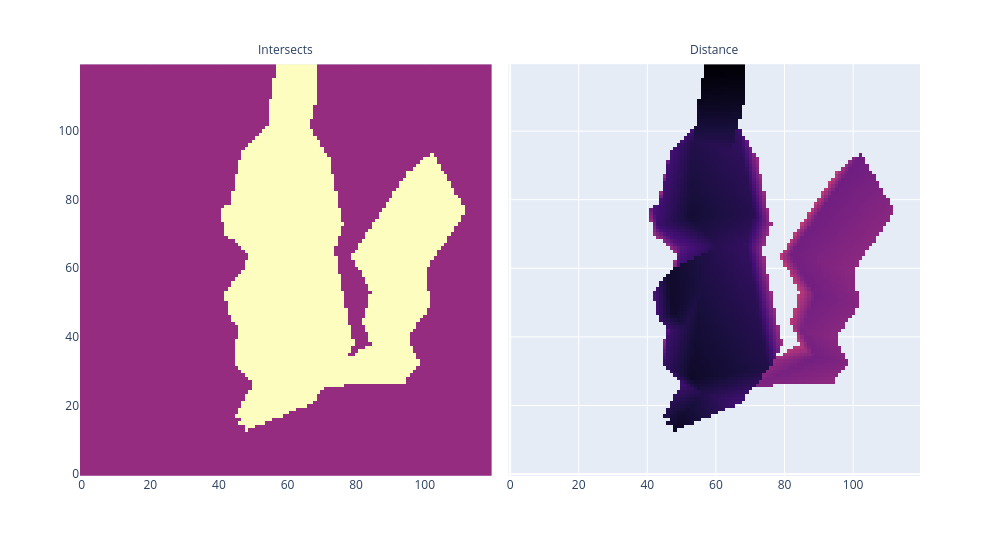

Write notebook code for a chart like this one.
### Markdown cell above
### Exercise - implement `raytrace_mesh`

> ```yaml
> Difficulty: 🔴🔴🔴⚪⚪
> Importance: 🔵🔵🔵🔵⚪
> 
> You should spend up to 20-25 minutes on this exercise.
> 
> This is the main function we've been building towards, and marks the end of the core exercises. If should involve a lot of repurposed code from the last excercise.
> ```

Implement `raytrace_mesh` and as before, reshape and visualize the output. Your Pikachu is centered on (0, 0, 0), so you'll want to slide the ray origin back to at least `x=-2` to see it properly.

Reminder - `t.linalg.solve` (and most batched operations) can accept multiple dimensions as being batch dims. Previously, you've just used `NR` (the number of rays) as the batch dimension, but you can also use `(NR, NT)` (the number of rays and triangles) as your batch dimensions, so you can solve for all rays and triangles at once.

### Code cell
def raytrace_mesh(
    rays: Float[Tensor, "nrays rayPoints=2 dims=3"],
    triangles: Float[Tensor, "ntriangles trianglePoints=3 dims=3"],
) -> Float[Tensor, " nrays"]:
    """
    For each ray, return the distance to the closest intersecting triangle, or infinity.
    """
    nrays = rays.shape[0]
    ntris = triangles.shape[0]
    rays = einops.repeat(rays, "nrays points dims -> nrays ntris points dims", ntris=ntris)
    triangles = einops.repeat(triangles, "ntris points dims -> nrays ntris points dims", nrays=nrays)
    A, B, C = triangles.unbind(dim=2) # (nrays, ntris, dims=3)
    O, D = rays.unbind(dim=2) # (nrays, ntris, dims=3)
    mats = t.stack([-D, B - A, C - A], dim=-1) # (nrays, ntris, dims=3, 3)
    singulars = t.linalg.det(mats) < 1e-8
    mats[singulars] = t.eye(3)
    vecs = O - A  # (nrays, ntris, dims=3)
    # Get solution for each ray tri intersection. Each have shape (nrays, ntris)
    ss, us, vs = t.linalg.solve(mats, vecs).unbind(dim=-1)
    invalids = ~((ss >= 0) & (us >= 0) & (vs >= 0) & (us + vs <= 1) & ~singulars)
    distances = O[...,0].squeeze(-1) + ss * D[...,0].squeeze(-1) 
    distances[invalids] = float('inf')
    return distances.min(dim=-1).values


num_pixels_y = 120
num_pixels_z = 120
y_limit = z_limit = 1

rays = make_rays_2d(num_pixels_y, num_pixels_z, y_limit, z_limit)
rays[:, 0] = t.tensor([-2, 0.0, 0.0])
dists = raytrace_mesh(rays, triangles)
intersects = t.isfinite(dists).view(num_pixels_y, num_pixels_z)
dists_square = dists.view(num_pixels_y, num_pixels_z)
img = t.stack([intersects, dists_square], dim=0)

fig = px.imshow(img, facet_col=0, origin="lower", color_continuous_scale="magma", width=1000)
fig.update_layout(coloraxis_showscale=False)
for i, text in enumerate(["Intersects", "Distance"]):
    fig.layout.annotations[i]["text"] = text
fig.show()

### Figure 1 — Plotly figure (JSON) as saved in the notebook; plotly's stock layout.template omitted (floating-point values rounded to 4 significant figures; data arrays with more than 128 entries replaced by an {"elided": "..."} marker saying what was removed)
{"data": [{"coloraxis": "coloraxis", "hovertemplate": "x: %{x}<br>y: %{y}<br>color: %{z}<extra></extra>", "name": "0", "type": "heatmap", "xaxis": "x", "yaxis": "y", "z": {"elided": "120x120 float values"}}, {"coloraxis": "coloraxis", "hovertemplate": "x: %{x}<br>y: %{y}<br>color: %{z}<extra></extra>", "name": "1", "type": "heatmap", "xaxis": "x2", "yaxis": "y2", "z": {"elided": "120x120 float values"}}], "layout": {"annotations": [{"font": {}, "showarrow": false, "text": "Intersects", "x": 0.245, "xanchor": "center", "xref": "paper", "y": 1, "yanchor": "bottom", "yref": "paper"}, {"font": {}, "showarrow": false, "text": "Distance", "x": 0.755, "xanchor": "center", "xref": "paper", "y": 1, "yanchor": "bottom", "yref": "paper"}], "coloraxis": {"colorscale": [[0, "#000004"], [0.1111, "#180f3d"], [0.2222, "#440f76"], [0.3333, "#721f81"], [0.4444, "#9e2f7f"], [0.5556, "#cd4071"], [0.6667, "#f1605d"], [0.7778, "#fd9668"], [0.8889, "#feca8d"], [1, "#fcfdbf"]], "showscale": false}, "margin": {"t": 60}, "width": 1000, "xaxis": {"anchor": "y", "constrain": "domain", "domain": [0, 0.49], "scaleanchor": "y"}, "xaxis2": {"anchor": "y2", "domain": [0.51, 1], "matches": "x"}, "yaxis": {"anchor": "x", "autorange": true, "constrain": "domain", "domain": [0, 1]}, "yaxis2": {"anchor": "x2", "domain": [0, 1], "matches": "y", "showticklabels": false}}}
